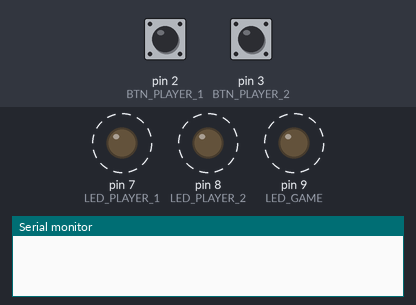
Simulated run of this sketch. Board: Arduino Uno, built with avr-gcc and run on an emulated ATmega328P. Parts: output pins drawn as LEDs (lit = HIGH), the last lines printed to the serial monitor. Dashed ring = blinking. The inputs (shaded band) are chosen by the test bench; at power-on: pin 2 (BTN_PLAYER_1) HIGH, pin 3 (BTN_PLAYER_2) HIGH. Random numbers use the default seed unless the sketch sets one.

Above: at 0.6 s.
1.3 s: pin 2 (BTN_PLAYER_1) pulled LOW for 0.15 s
At 1.8 s:
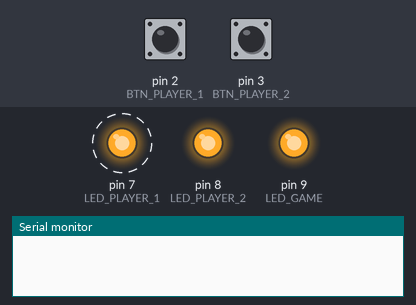
At 6.2 s:
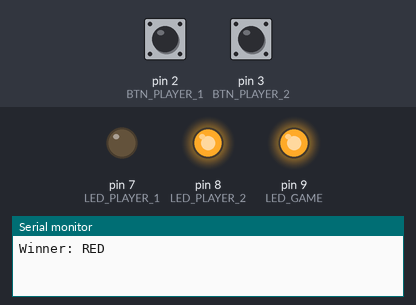
Timing chart, 0 to 7.7 s (numbered marks = the images above; inputs shaded):
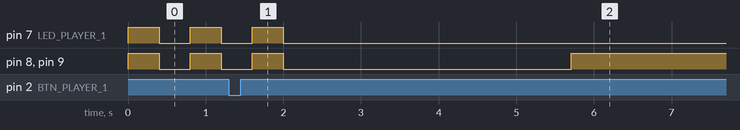

The sketch:

demo_interrupt.ino
```cpp
/*
 *  Example code
 *
 *  Interrupt game.
 */
#include <inttypes.h>

#define BTN_PLAYER_1 2
#define BTN_PLAYER_2 3
#define LED_PLAYER_1 7
#define LED_PLAYER_2 8
#define LED_GAME 9
#define RESET_GAME 10

// interrupts need some variables stored in RAM
volatile uint8_t p1_w = 0;
volatile uint8_t p2_w = 0;
volatile uint8_t led_state = 0;
volatile uint8_t game_state = 1;


void setup()
{
  Serial.begin(115200);
  pinMode(BTN_PLAYER_1, INPUT_PULLUP);
  pinMode(BTN_PLAYER_2, INPUT_PULLUP);
  attachInterrupt(digitalPinToInterrupt(BTN_PLAYER_1), p1_win, CHANGE);
  attachInterrupt(digitalPinToInterrupt(BTN_PLAYER_2), p2_win, CHANGE);
  pinMode(LED_PLAYER_1, OUTPUT);
  pinMode(LED_PLAYER_2, OUTPUT);
  pinMode(LED_GAME, OUTPUT);
}


void loop()
{
  static uint8_t game_over = 0;
  static uint8_t game_start = 0;
  if (!game_start) {
    game_start = 1;
    long wait = random(500, 4000);
    start();
    delay(wait);
    digitalWrite(LED_GAME, 1);
    led_state = 1;
  }
  if (!game_state && !game_over) {
    Serial.print("Winner: ");
    if (p1_w) {
      Serial.println("BLUE");
      digitalWrite(LED_PLAYER_1, 1);
    }
    if (p2_w) {
      Serial.println("RED");
      digitalWrite(LED_PLAYER_2, 1);
    }
    game_over = 1;
  }
}

/*
 *  Interrupt routine 1.
 *
 *  Activates if player 1 presses the button to trigger an interrupt.
 */
void p1_win(void)
{
  if (game_state) {
    if (!p2_w && led_state) {
      p1_w = 1;
    } else {
      p2_w = 1;
    }
    game_state = 0;
  }
}

/*
 *  Interrupt routine 2.
 *
 *  Activates if player 2 presses the button to trigger an interrupt.
 */
void p2_win(void)
{
  if (game_state) {
    if (!p1_w && led_state) {
      p2_w = 1;
    } else {
      p1_w = 1;
    }
    game_state = 0;
  }
}

/*
 *  Blink LEDs at the start of the game.
 *
 *  Blinks all LEDs 3 times to signal that a game has started.
 */
void start(void)
{
  for (uint8_t i=0; i<3; i++) {
    digitalWrite(LED_GAME, 1);
    digitalWrite(LED_PLAYER_1, 1);
    digitalWrite(LED_PLAYER_2, 1);
    delay(400);
    digitalWrite(LED_GAME, 0);
    digitalWrite(LED_PLAYER_1, 0);
    digitalWrite(LED_PLAYER_2, 0);
    delay(400);
  }
}
```
